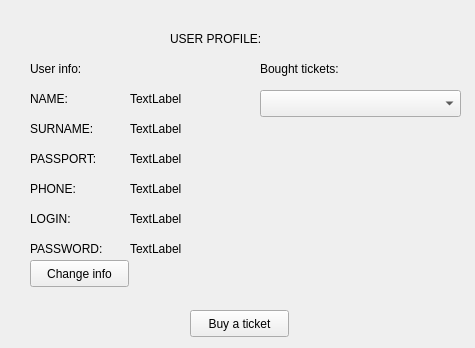
<?xml version="1.0" encoding="UTF-8"?>
<ui version="4.0">
 <class>Form</class>
 <widget class="QWidget" name="Form">
  <property name="geometry">
   <rect>
    <x>0</x>
    <y>0</y>
    <width>475</width>
    <height>348</height>
   </rect>
  </property>
  <property name="windowTitle">
   <string>Form</string>
  </property>
  <widget class="QPushButton" name="button_buy">
   <property name="geometry">
    <rect>
     <x>190</x>
     <y>310</y>
     <width>99</width>
     <height>27</height>
    </rect>
   </property>
   <property name="text">
    <string>Buy a ticket</string>
   </property>
  </widget>
  <widget class="QLabel" name="label">
   <property name="geometry">
    <rect>
     <x>30</x>
     <y>90</y>
     <width>67</width>
     <height>17</height>
    </rect>
   </property>
   <property name="text">
    <string>NAME:</string>
   </property>
  </widget>
  <widget class="QLabel" name="label_2">
   <property name="geometry">
    <rect>
     <x>30</x>
     <y>120</y>
     <width>81</width>
     <height>17</height>
    </rect>
   </property>
   <property name="text">
    <string>SURNAME:</string>
   </property>
  </widget>
  <widget class="QLabel" name="label_3">
   <property name="geometry">
    <rect>
     <x>30</x>
     <y>150</y>
     <width>91</width>
     <height>17</height>
    </rect>
   </property>
   <property name="text">
    <string>PASSPORT:</string>
   </property>
  </widget>
  <widget class="QLabel" name="label_4">
   <property name="geometry">
    <rect>
     <x>30</x>
     <y>180</y>
     <width>67</width>
     <height>17</height>
    </rect>
   </property>
   <property name="text">
    <string>PHONE:</string>
   </property>
  </widget>
  <widget class="QPushButton" name="button_change">
   <property name="geometry">
    <rect>
     <x>30</x>
     <y>260</y>
     <width>99</width>
     <height>27</height>
    </rect>
   </property>
   <property name="text">
    <string>Change info</string>
   </property>
  </widget>
  <widget class="QLabel" name="label_5">
   <property name="geometry">
    <rect>
     <x>170</x>
     <y>30</y>
     <width>121</width>
     <height>17</height>
    </rect>
   </property>
   <property name="text">
    <string>USER PROFILE:</string>
   </property>
  </widget>
  <widget class="QLabel" name="label_6">
   <property name="geometry">
    <rect>
     <x>30</x>
     <y>60</y>
     <width>71</width>
     <height>17</height>
    </rect>
   </property>
   <property name="text">
    <string>User info:</string>
   </property>
  </widget>
  <widget class="QLabel" name="label_name">
   <property name="geometry">
    <rect>
     <x>130</x>
     <y>90</y>
     <width>67</width>
     <height>17</height>
    </rect>
   </property>
   <property name="text">
    <string>TextLabel</string>
   </property>
  </widget>
  <widget class="QLabel" name="label_surname">
   <property name="geometry">
    <rect>
     <x>130</x>
     <y>120</y>
     <width>67</width>
     <height>17</height>
    </rect>
   </property>
   <property name="text">
    <string>TextLabel</string>
   </property>
  </widget>
  <widget class="QLabel" name="label_passport">
   <property name="geometry">
    <rect>
     <x>130</x>
     <y>150</y>
     <width>67</width>
     <height>17</height>
    </rect>
   </property>
   <property name="text">
    <string>TextLabel</string>
   </property>
  </widget>
  <widget class="QLabel" name="label_phone">
   <property name="geometry">
    <rect>
     <x>130</x>
     <y>180</y>
     <width>67</width>
     <height>17</height>
    </rect>
   </property>
   <property name="text">
    <string>TextLabel</string>
   </property>
  </widget>
  <widget class="QLabel" name="label_11">
   <property name="geometry">
    <rect>
     <x>260</x>
     <y>60</y>
     <width>111</width>
     <height>17</height>
    </rect>
   </property>
   <property name="text">
    <string>Bought tickets:</string>
   </property>
  </widget>
  <widget class="QLabel" name="label_7">
   <property name="geometry">
    <rect>
     <x>30</x>
     <y>210</y>
     <width>67</width>
     <height>17</height>
    </rect>
   </property>
   <property name="text">
    <string>LOGIN:</string>
   </property>
  </widget>
  <widget class="QLabel" name="label_8">
   <property name="geometry">
    <rect>
     <x>30</x>
     <y>240</y>
     <width>91</width>
     <height>17</height>
    </rect>
   </property>
   <property name="text">
    <string>PASSWORD:</string>
   </property>
  </widget>
  <widget class="QLabel" name="label_login">
   <property name="geometry">
    <rect>
     <x>130</x>
     <y>210</y>
     <width>67</width>
     <height>17</height>
    </rect>
   </property>
   <property name="text">
    <string>TextLabel</string>
   </property>
  </widget>
  <widget class="QLabel" name="label_password">
   <property name="geometry">
    <rect>
     <x>130</x>
     <y>240</y>
     <width>67</width>
     <height>17</height>
    </rect>
   </property>
   <property name="text">
    <string>TextLabel</string>
   </property>
  </widget>
  <widget class="QComboBox" name="comboBox_tickets">
   <property name="geometry">
    <rect>
     <x>260</x>
     <y>90</y>
     <width>201</width>
     <height>27</height>
    </rect>
   </property>
  </widget>
 </widget>
 <resources/>
 <connections/>
</ui>
